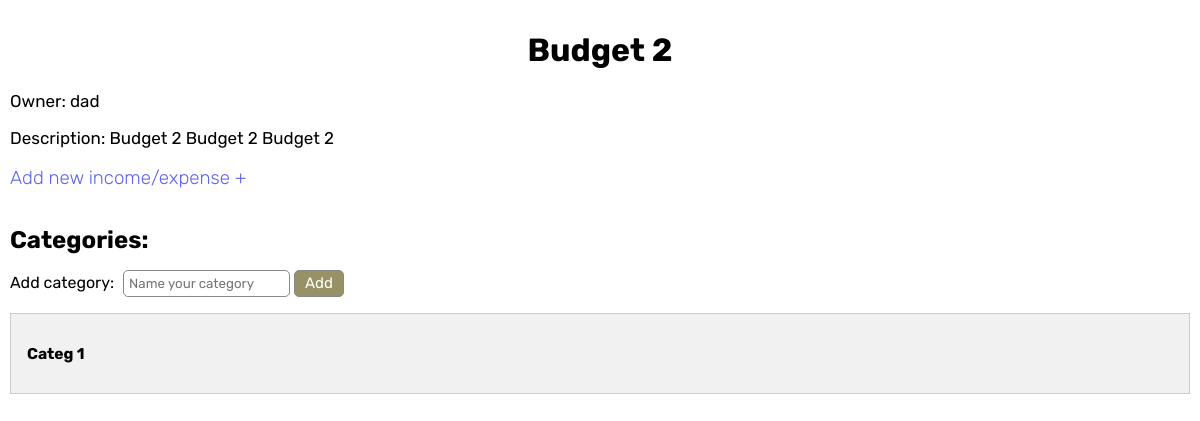
The page /budget/d32cf034e4fd4c099027b4692d90758a/ (signed in) on the database its author committed.
### family_budget/models.py (models this page shows, shortened)
class Budget(models.Model):
    name = models.CharField(max_length=2000, verbose_name='Name', unique=True)
    slug = models.SlugField(null=True, blank=True, max_length=150, unique = True,verbose_name='Link', default=str(uuid.uuid4()).replace('-',''))
    description = models.TextField(max_length=5500, null=True, blank=True, verbose_name='Description')
    owner = models.ForeignKey(Account,null=True, on_delete=models.CASCADE, verbose_name='Owner', blank=True, related_name='budgets_owner')
    added = models.DateTimeField(auto_now_add=True, verbose_name='Added ad' )
    class Meta:
        verbose_name_plural='Budgets'
        verbose_name= 'Budget'
        ordering=['name']

class Category(models.Model):
    name = models.CharField(max_length=200, null=True, blank=True, verbose_name='Name')
    budget = models.ForeignKey(Budget, on_delete=models.CASCADE, verbose_name='Budget')
    def __str__(self):
        return self.name
    class Meta:
        verbose_name_plural='Categories'
        verbose_name= 'Category'
        ordering=['name']

### account/models.py (models this page shows, shortened)
class Account(AbstractBaseUser, PermissionsMixin):
	email 					= models.EmailField(verbose_name="email", max_length=60, unique=True)
	first_name				= models.CharField(max_length=50, blank=True)
	last_name				= models.CharField(max_length=50, blank=True)
	member 					= models.ForeignKey(Family,verbose_name='Family', on_delete=models.DO_NOTHING, null=True, blank=True)
	date_joined				= models.DateTimeField(verbose_name='Registration date', auto_now_add=True)
	last_login				= models.DateTimeField(verbose_name='Last Login', auto_now=True)
	is_admin				= models.BooleanField(default=False)
	is_staff				= models.BooleanField(default=False)
	is_superuser			= models.BooleanField(default=False)
	USERNAME_FIELD = 'email'
	objects = MyAccountManager()
	def get_username_from_email(self):
		return self.email.split('@')[0]

### family_budget/views.py (the view)
# urls.py: path('budget/', views.BudgetList.as_view()),
def budget(request, slug):
    if Budget.objects.filter(slug=slug).exists():
        budget = Budget.objects.get(slug=slug)
        categories = Category.objects.filter(budget=budget)
        budget_items = BudgetItems.objects.filter(budget=budget).order_by('category')
        form = BudgetItemAddForm()
        category_form = CategoryAddForm()
        context = {
            'budget':budget,
            'categories':categories,
            'budget_items': budget_items,
            'form':form,
            'category_form':category_form,
        }
        return render(request, 'budget/budget.html', context)
    else:
        return redirect('family_budget:index')

### family_budget/forms.py
class BudgetItemAddForm(ModelForm):
    class Meta:
        model = BudgetItems
        fields=('name', 'price', 'description', 'budget', 'category', 'currency')
        widgets = {
            'name':forms.TextInput(attrs={'placeholder':'Name your income/expense'}),
            'description':forms.Textarea(attrs={'placeholder':'Write some details (optional)'}),
        }
    def __init__(self, *args, **kwargs):
        super().__init__(*args, **kwargs)
        self.fields['budget'].empty_label = None
        self.fields['category'].empty_label = None

class CategoryAddForm(ModelForm):
    class Meta:
        model = Category
        fields=('name', 'budget')
        widgets = {
            'name':forms.TextInput(attrs={'placeholder':'Name your category'}),
        }
    def __init__(self, *args, **kwargs):
        super().__init__(*args, **kwargs)
        self.fields['budget'].empty_label = None

### family_budget/templates/budget/budget.html (shortened to what this page needs)
{% extends 'others/base.html' %}
{% load static %}
{% block styles %}
<link rel="stylesheet" href="{% static 'css/budget.css' %}">
{% endblock %}
{% block content %}
    <h1 class="budget_name">{{budget.name}}</h1>
    <p class="budget_details">Owner: {{budget.owner.get_username_from_email}}</p>
    <p class="budget_details">Description: {{budget.description}}</p>
    <h3 class="add_new_income_btn">Add new income/expense +</h3>
    <h2 style="margin: 0;">Categories:</h2>
    <form action="{% url 'family_budget:add_category' %}" method="post">
        <p class="add_category_field">Add category: {{category_form.name}}</p>
        <input type="submit" value="Add" class="add_category_field_submit">
    </form>
    <div class="tab">
    {% for category in categories %}
        <button class="tablinks" onclick="openBudgetItem(event, '{{category}}')">
            <h3>{{category}}</h3>
        </button>
    {% endfor %}
    </div>
{% endblock %}

### family_budget/static/css/style.css (style rules this page uses)
* { font-family: 'Rubic' !important; }
:root { --background-color: #b5aa72; --background-color-hover: #999166; --button-color: #77ab7a; --border: #898989; }
body { margin: 0; padding: 0; min-height: 100vh; display:flex; flex-direction:column; overflow-x: hidden; }

### family_budget/static/css/budget.css (style rules this page uses)
.tab { overflow: hidden; border: 1px solid #ccc; background-color: #f1f1f1; }
.tab button { background-color: inherit; float: left; border: none; outline: none; cursor: pointer; padding: 14px 16px; transition: 0.3s; }
.budget_name { text-align: center; }
.budget_details { font-size: 17px; }
.add_budget_field input, .add_budget_field textarea, select, .add_category_field input { box-sizing: border-box; padding: 5px; border-radius: 5px; border: 1px solid #898989; outline: none; margin-left: 5px; resize: none; max-height: 125px !important; }
.add_new_income_btn { font-weight: lighter; color: #5d64ec; cursor: pointer; }
.add_category_field { display: inline-block; }
.add_category_field_submit { width: 50px; font-size: 15px; border: 1px solid #898989; border-radius: 5px; cursor: pointer; background: var(--background-color); color: #fff; height: 27px; }
.add_category_field_submit { background: var(--background-color-hover); }

### rows shown on the page
Budget: name "Budget 2", owner.get_username_from_email "dad", description "Budget 2 Budget 2 Budget 2"
Category: name "Categ 1"
